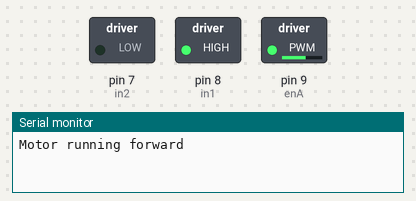
Bench run of a sketch on a simulated Arduino Uno, built with avr-gcc and run on an emulated ATmega328P. Shown: switched loads named in the sketch (green lamp = pin HIGH), the last lines printed to the serial monitor.

Above: at 0.05 s.
At 2.95 s:
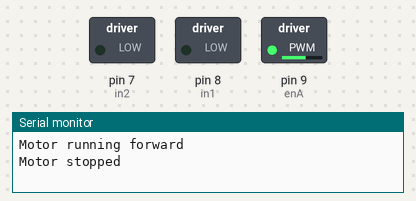
Timing chart, 0 to 3.5 s (numbered marks = the images above):
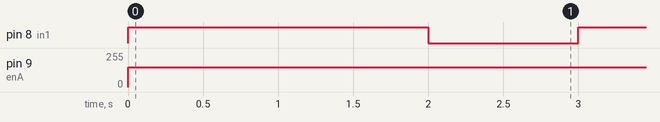

Measured:
- by itself, pin 8 (in1): alternates HIGH for 2.0 s and LOW for 1.0 s
- by itself, pin 9 (enA): 0/255 → 150/255 at 0.00 s

The sketch:

stepper.ino
```cpp
// Define L298N motor controller pins
const int enA = 9;  // PWM speed control
const int in1 = 8;
const int in2 = 7;

void setup() {
  // Set motor control pins as OUTPUT
  pinMode(enA, OUTPUT);
  pinMode(in1, OUTPUT);
  pinMode(in2, OUTPUT);

  // Initialize serial communication
  Serial.begin(9600);
}

void loop() {
  // Run the motor forward
  digitalWrite(in1, HIGH);
  digitalWrite(in2, LOW);

  // Set motor speed (0 to 255)
  analogWrite(enA, 150);

  Serial.println("Motor running forward");

  delay(2000);  // Run for 2 seconds

  // Stop the motor
  digitalWrite(in1, LOW);
  digitalWrite(in2, LOW);

  Serial.println("Motor stopped");

  delay(1000);  // Wait for 1 second

  // Run the motor backward
  digitalWrite(in1, LOW);
  digitalWrite(in2, HIGH);

  Serial.println("Motor running backward");
}
```
